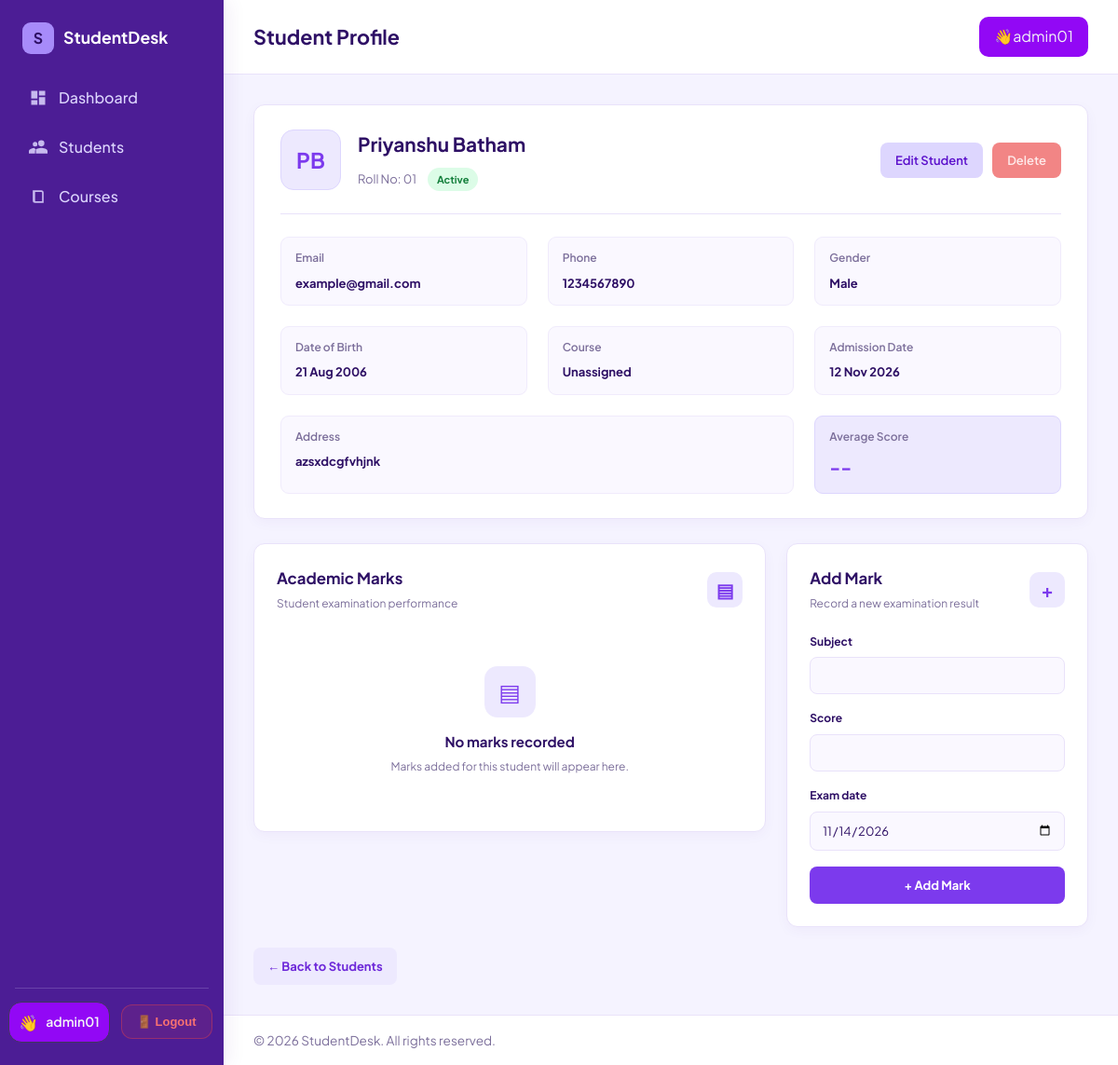
/students/4 (signed in), run on an earlier commit of the app's database.
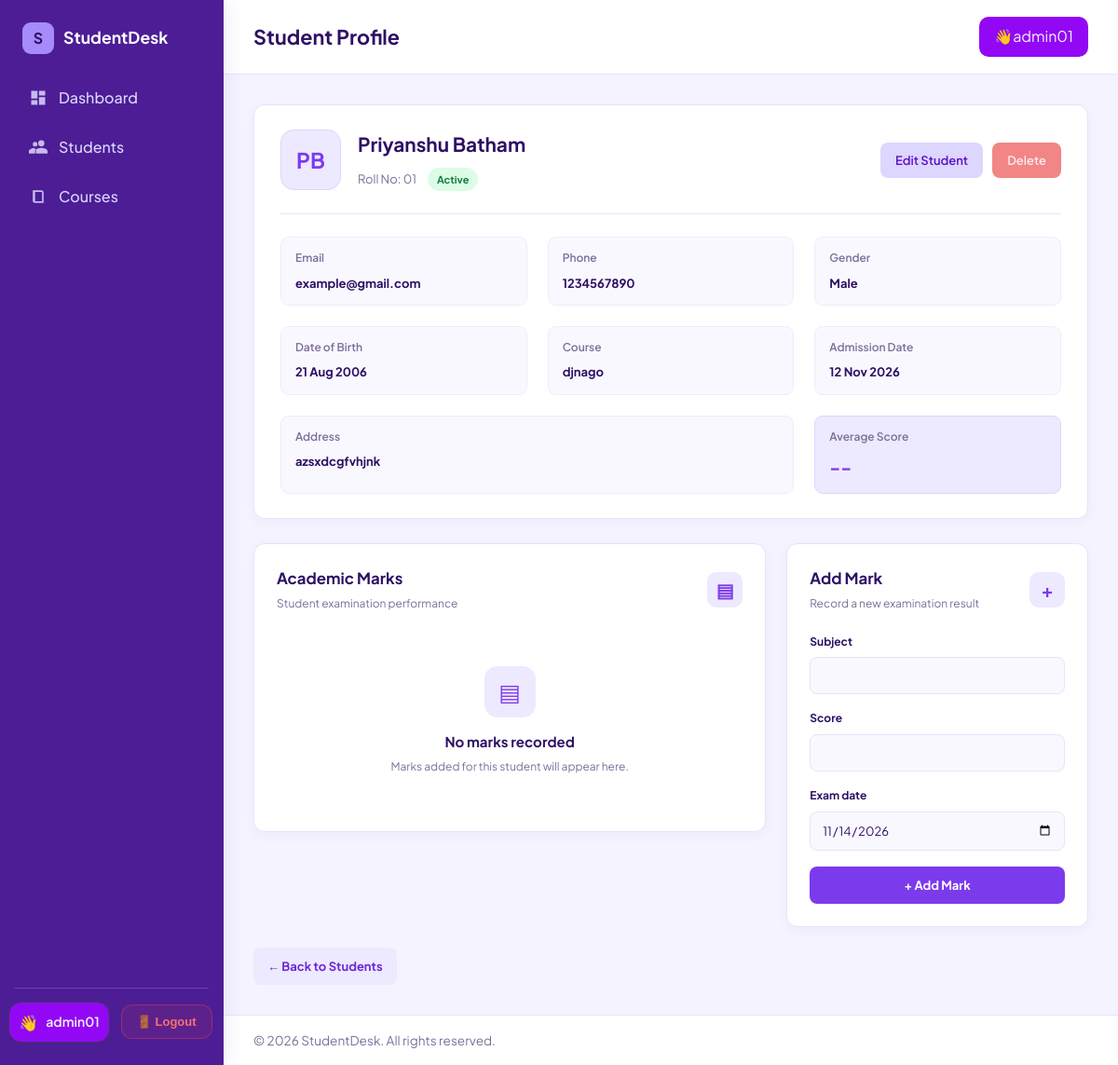
And on a later commit of the database.
### students_app/models.py (models this page shows, shortened)
class Student(models.Model):
    GENDER_CHOICES = [('M', 'Male'), ('F', 'Female'), ('O', 'Other')]
    owner = models.ForeignKey( settings.AUTH_USER_MODEL,on_delete=models.CASCADE, related_name='students')
    roll_number = models.CharField(max_length=20)
    first_name = models.CharField(max_length=50)
    last_name = models.CharField(max_length=50)
    email = models.EmailField()
    phone = models.CharField(max_length=16, blank=True,
        validators=[ RegexValidator(r'^\+?\d{7,15}$','Enter a valid phone number (7-15 digits).')
        ]
    )
    gender = models.CharField(max_length=1, choices=GENDER_CHOICES, default='M')
    date_of_birth = models.DateField(null=True, blank=True)
    course = models.ForeignKey(Course, null=True, blank=True, on_delete=models.SET_NULL, related_name='students')
    address = models.TextField(blank=True)
    is_active = models.BooleanField(default=True)
    admission_date = models.DateField(default=timezone.localdate)
    created_at = models.DateTimeField(auto_now_add=True)
    class Meta:
        ordering = ['roll_number']
        unique_together = ('owner', 'roll_number')
    @property
    def full_name(self):
        return f'{self.first_name} {self.last_name}'.strip()
    @property
    def initials(self):
        return f'{self.first_name[:1]}{self.last_name[:1]}'.upper()

class Course(models.Model):
    owner = models.ForeignKey(settings.AUTH_USER_MODEL,on_delete=models.CASCADE,related_name='courses')
    name = models.CharField(max_length=100)
    code = models.CharField(max_length=20)
    duration_months = models.PositiveIntegerField(default=6,validators=[MinValueValidator(1)])
    description = models.TextField(blank=True)
    created_at = models.DateTimeField(auto_now_add=True)
    class Meta:
        ordering = ['name']
        unique_together = ('owner', 'code')

### students_app/views.py (the view)
# urls.py: path("students/<int:pk>",views.student_details,name='student_detail'),
@login_required(login_url='login')
def student_details(request, pk):
    student = get_object_or_404(Student.objects.select_related('course'), pk=pk, owner=request.user)
    mark_form = MarkForm(request.POST or None)
    if request.method == 'POST' and mark_form.is_valid():
        mark = mark_form.save(commit=False)
        mark.student = student
        mark.save()
        messages.success(request, 'Mark added.')
        return redirect('student_detail', pk=student.pk)
    marks = student.marks.all()
    return render(request, 'student_details.html', {
        'student': student, 'marks': marks, 'form': mark_form,
        'average': marks.aggregate(a=Avg('score'))['a'],
    })

### students_app/forms.py
class MarkForm(forms.ModelForm):
    class Meta:
        model = Mark
        fields = ['subject', 'score', 'exam_date']
        widgets = {'exam_date': forms.DateInput(format='%Y-%m-%d', attrs={'type': 'date'})}

### students_app/templates/student_details.html (shortened to what the changed rows need)
{% extends 'base.html' %}
{% block page_title %}Student Profile{% endblock %}
{% block extra_css %}
{% load static %}
<link rel="stylesheet" href="{% static 'css/student_details.css' %}">
{% endblock %}
{% block content %}
<div class="profile-card card">
    <div class="profile-header">
        <div class="profile-info">
            <div class="profile-avatar">
                {{ student.initials }}
            </div>
            <div class="profile-text">
                <h2>{{ student.full_name }}</h2>
                <div class="profile-meta">
                    <span>Roll No: {{ student.roll_number }}</span>
                    {% if student.is_active %}
                        <span class="profile-status status-active">Active</span>
                    {% else %}
                        <span class="profile-status status-inactive">Inactive</span>
                    {% endif %}
                </div>
            </div>
        </div>
    </div>
    <div class="detail-grid">
        <div class="detail-item">
            <span>Email</span>
            <strong>{{ student.email }}</strong>
        </div>
        <div class="detail-item">
            <span>Phone</span>
            <strong>{{ student.phone|default:"--" }}</strong>
        </div>
        <div class="detail-item">
            <span>Gender</span>
            <strong>{{ student.get_gender_display }}</strong>
        </div>
        <div class="detail-item">
            <span>Date of Birth</span>
            <strong>{{ student.date_of_birth|date:"d M Y"|default:"--" }}</strong>
        </div>
        <div class="detail-item">
            <span>Course</span>
            <strong>{{ student.course.name|default:"Unassigned" }}</strong>
        </div>
        <div class="detail-item">
            <span>Admission Date</span>
            <strong>{{ student.admission_date|date:"d M Y"|default:"--" }}</strong>
        </div>
        <div class="detail-item full-detail">
            <span>Address</span>
            <strong>{{ student.address|default:"--" }}</strong>
        </div>
    </div>
</div>
<div class="profile-bottom-grid">
    <div class="card marks-card">
        <div class="section-heading">
            <div>
                <h2>Academic Marks</h2>
            </div>
        </div>
    </div>
    <div class="card add-mark-card">
        <div class="section-heading">
            <div>
                <h2>Add Mark</h2>
            </div>
        </div>
    </div>
</div>
{% endblock %}

What changed in the data, as far as the page shows it:
changed Student "PB": course.name "Unassigned" → "djnago"
